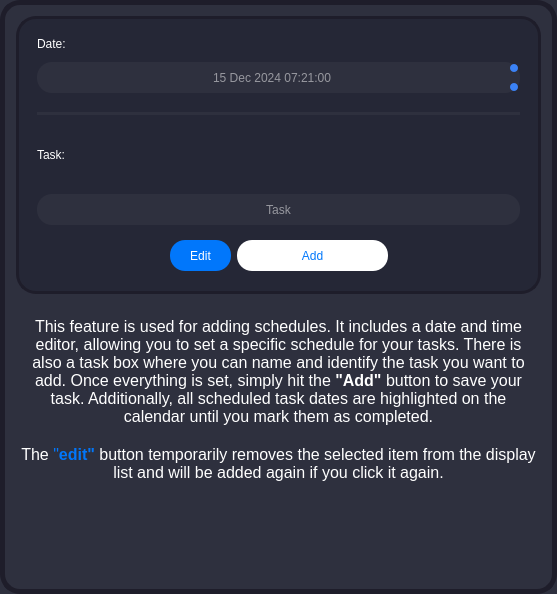
               <widget class="QFrame" name="frame_17">
                <property name="minimumSize">
                 <size>
                  <width>507</width>
                  <height>594</height>
                 </size>
                </property>
                <property name="styleSheet">
                 <string notr="true">background-color: rgb(46, 48, 62);
border-radius: 20px;
border: 5px solid rgb(30, 29, 42);</string>
                </property>
                <property name="frameShape">
                 <enum>QFrame::StyledPanel</enum>
                </property>
                <property name="frameShadow">
                 <enum>QFrame::Raised</enum>
                </property>
                <layout class="QGridLayout" name="gridLayout_16">
                 <item row="0" column="0">
                  <widget class="QFrame" name="frame_18">
                   <property name="sizePolicy">
                    <sizepolicy hsizetype="Expanding" vsizetype="Expanding">
                     <horstretch>0</horstretch>
                     <verstretch>0</verstretch>
                    </sizepolicy>
                   </property>
                   <property name="minimumSize">
                    <size>
                     <width>391</width>
                     <height>261</height>
                    </size>
                   </property>
                   <property name="maximumSize">
                    <size>
                     <width>16777215</width>
                     <height>16777215</height>
                    </size>
                   </property>
                   <property name="styleSheet">
                    <string notr="true">background-color: rgb(37, 39, 54);
border-radius: 20px;
border: 3px solid  rgb(30, 29, 42);</string>
                   </property>
                   <property name="frameShape">
                    <enum>QFrame::StyledPanel</enum>
                   </property>
                   <property name="frameShadow">
                    <enum>QFrame::Raised</enum>
                   </property>
                   <layout class="QGridLayout" name="gridLayout_14">
                    <item row="0" column="0" rowspan="2" colspan="6">
                     <widget class="QFrame" name="frame_19">
                      <property name="minimumSize">
                       <size>
                        <width>341</width>
                        <height>171</height>
                       </size>
                      </property>
                      <property name="styleSheet">
                       <string notr="true">border: none;</string>
                      </property>
                      <property name="frameShape">
                       <enum>QFrame::StyledPanel</enum>
                      </property>
                      <property name="frameShadow">
                       <enum>QFrame::Raised</enum>
                      </property>
                      <layout class="QGridLayout" name="gridLayout_15">
                       <item row="0" column="0">
                        <widget class="QLabel" name="label_5">
                         <property name="sizePolicy">
                          <sizepolicy hsizetype="Fixed" vsizetype="Fixed">
                           <horstretch>0</horstretch>
                           <verstretch>0</verstretch>
                          </sizepolicy>
                         </property>
                         <property name="styleSheet">
                          <string notr="true">border: none;
font: 87 8pt &quot;Arial Black&quot;;
color: rgb(255, 255, 255);</string>
                         </property>
                         <property name="text">
                          <string>Date:</string>
                         </property>
                        </widget>
                       </item>
                       <item row="1" column="1">
                        <spacer name="verticalSpacer_27">
                         <property name="orientation">
                          <enum>Qt::Vertical</enum>
                         </property>
                         <property name="sizeType">
                          <enum>QSizePolicy::Fixed</enum>
                         </property>
                         <property name="sizeHint" stdset="0">
                          <size>
                           <width>20</width>
                           <height>5</height>
                          </size>
                         </property>
                        </spacer>
                       </item>
                       <item row="2" column="0" colspan="3">
                        <widget class="QDateTimeEdit" name="sched_datetimeedit_2">
                         <property name="minimumSize">
                          <size>
                           <width>31</width>
                           <height>31</height>
                          </size>
                         </property>
                         <property name="styleSheet">
                          <string notr="true">/* General QDateEdit styling */
QDateTimeEdit {
    background-color: rgb(46, 48, 62);
	color: rgb(151, 152, 159);
    border-radius: 15px; /* Rounded corners */
    padding: 5px 10px; /* Inner padding */
	font: 8pt &quot;Arial&quot;;
}

/* Arrow buttons for spin up/down */
QDateTimeEdit::up-button, QDateTimeEdit::down-button {
    border: none; /* Remove button borders */
    background-color: #3B82F6; /* Highlighted blue background */
    border-radius: 4px; /* Rounded arrow buttons */
    width: 8px; /* Set size */
    height: 8px;
    margin: 2px; /* Spacing */
}

QDateTimeEdit::up-button:hover, QDateTimeEdit::down-button:hover {
    background-color: #4C8EF7; /* Lighter blue on hover */
}

/* Default arrows for up and down */
QDateTimeEdit::up-arrow, QDateTimeEdit::down-arrow {
    width: 10px;
    height: 10px;
}

/* Disabled state for date input */
QDateTimeEdit:disabled {
    background-color: #444B56; /* Darker gray */
    color: #888888; /* Dimmed text */
    border: 1px solid #555555;
}
</string>
                         </property>
                         <property name="alignment">
                          <set>Qt::AlignCenter</set>
                         </property>
                         <property name="date">
                          <date>
                           <year>2024</year>
                           <month>12</month>
                           <day>15</day>
                          </date>
                         </property>
                         <property name="time">
                          <time>
                           <hour>7</hour>
                           <minute>21</minute>
                           <second>0</second>
                          </time>
                         </property>
                        </widget>
                       </item>
                       <item row="3" column="2">
                        <spacer name="verticalSpacer_28">
                         <property name="orientation">
                          <enum>Qt::Vertical</enum>
                         </property>
                         <property name="sizeType">
                          <enum>QSizePolicy::Fixed</enum>
                         </property>
                         <property name="sizeHint" stdset="0">
                          <size>
                           <width>20</width>
                           <height>13</height>
                          </size>
                         </property>
                        </spacer>
                       </item>
                       <item row="4" column="0" colspan="3">
                        <widget class="Line" name="line_5">
                         <property name="styleSheet">
                          <string notr="true">border: 5px solid rgb(46, 48, 62)</string>
                         </property>
                         <property name="orientation">
                          <enum>Qt::Horizontal</enum>
                         </property>
                        </widget>
                       </item>
                       <item row="5" column="0">
                        <widget class="QLabel" name="label_6">
                         <property name="styleSheet">
                          <string notr="true">border: none;
font: 87 8pt &quot;Arial Black&quot;;
color: rgb(255, 255, 255);</string>
                         </property>
                         <property name="text">
                          <string>Task:</string>
                         </property>
                        </widget>
                       </item>
                       <item row="5" column="2">
                        <spacer name="verticalSpacer_29">
                         <property name="orientation">
                          <enum>Qt::Vertical</enum>
                         </property>
                         <property name="sizeType">
                          <enum>QSizePolicy::Fixed</enum>
                         </property>
                         <property name="sizeHint" stdset="0">
                          <size>
                           <width>20</width>
                           <height>6</height>
                          </size>
                         </property>
                        </spacer>
                       </item>
                       <item row="6" column="0" colspan="3">
                        <widget class="QLineEdit" name="sched_task_box_2">
                         <property name="minimumSize">
                          <size>
                           <width>0</width>
                           <height>31</height>
                          </size>
                         </property>
                         <property name="font">
                          <font>
                           <family>Arial</family>
                          </font>
                         </property>
                         <property name="styleSheet">
                          <string notr="true">background-color: rgb(46, 48, 62);
color: rgb(255, 255, 255);
border-radius: 15px;
border: none;</string>
                         </property>
                         <property name="alignment">
                          <set>Qt::AlignCenter</set>
                         </property>
                         <property name="placeholderText">
                          <string>Task</string>
                         </property>
                        </widget>
                       </item>
                      </layout>
                     </widget>
                    </item>
                    <item row="1" column="2">
                     <spacer name="verticalSpacer_30">
                      <property name="orientation">
                       <enum>Qt::Vertical</enum>
                      </property>
                      <property name="sizeType">
                       <enum>QSizePolicy::Fixed</enum>
                      </property>
                      <property name="sizeHint" stdset="0">
                       <size>
                        <width>20</width>
                        <height>5</height>
                       </size>
                      </property>
                     </spacer>
                    </item>
                    <item row="1" column="4">
                     <spacer name="verticalSpacer_36">
                      <property name="orientation">
                       <enum>Qt::Vertical</enum>
                      </property>
                      <property name="sizeType">
                       <enum>QSizePolicy::Fixed</enum>
                      </property>
                      <property name="sizeHint" stdset="0">
                       <size>
                        <width>20</width>
                        <height>5</height>
                       </size>
                      </property>
                     </spacer>
                    </item>
                    <item row="2" column="0">
                     <spacer name="horizontalSpacer_30">
                      <property name="orientation">
                       <enum>Qt::Horizontal</enum>
                      </property>
                      <property name="sizeHint" stdset="0">
                       <size>
                        <width>95</width>
                        <height>20</height>
                       </size>
                      </property>
                     </spacer>
                    </item>
                    <item row="2" column="1" colspan="2">
                     <widget class="QPushButton" name="sched_edit_btn_2">
                      <property name="sizePolicy">
                       <sizepolicy hsizetype="Fixed" vsizetype="Fixed">
                        <horstretch>0</horstretch>
                        <verstretch>0</verstretch>
                       </sizepolicy>
                      </property>
                      <property name="minimumSize">
                       <size>
                        <width>61</width>
                        <height>31</height>
                       </size>
                      </property>
                      <property name="styleSheet">
                       <string notr="true">QPushButton {
background-color: rgb(1, 119, 251);
color: rgb(255, 255, 255);
border-radius: 15px;
border: none;
font: 87 8pt &quot;Arial Black&quot;;
}

QPushButton:hover {
background-color: rgb(255, 255, 255);
color: rgb(1, 119, 251);
border-radius: 15px;
border: none;
}

QPushButton:pressed {
background-color: rgb(44, 146, 255);
}</string>
                      </property>
                      <property name="text">
                       <string>Edit</string>
                      </property>
                     </widget>
                    </item>
                    <item row="2" column="3" colspan="2">
                     <widget class="QPushButton" name="sched_add_btn_2">
                      <property name="sizePolicy">
                       <sizepolicy hsizetype="Expanding" vsizetype="Fixed">
                        <horstretch>0</horstretch>
                        <verstretch>0</verstretch>
                       </sizepolicy>
                      </property>
                      <property name="minimumSize">
                       <size>
                        <width>151</width>
                        <height>31</height>
                       </size>
                      </property>
                      <property name="styleSheet">
                       <string notr="true">QPushButton {
background-color: rgb(255, 255, 255);
color: rgb(1, 119, 251);
border-radius: 15px;
border: none;
font: 87 8pt &quot;Arial Black&quot;;
}

QPushButton:hover {
background-color: rgb(44, 146, 255);
	color: rgb(255, 255, 255);
}

QPushButton:pressed {
background-color: rgb(255, 255, 255);
color: rgb(1, 119, 251);
}</string>
                      </property>
                      <property name="text">
                       <string>Add</string>
                      </property>
                     </widget>
                    </item>
                    <item row="2" column="5">
                     <spacer name="horizontalSpacer_31">
                      <property name="orientation">
                       <enum>Qt::Horizontal</enum>
                      </property>
                      <property name="sizeHint" stdset="0">
                       <size>
                        <width>95</width>
                        <height>20</height>
                       </size>
                      </property>
                     </spacer>
                    </item>
                    <item row="3" column="2">
                     <spacer name="verticalSpacer_31">
                      <property name="orientation">
                       <enum>Qt::Vertical</enum>
                      </property>
                      <property name="sizeType">
                       <enum>QSizePolicy::Fixed</enum>
                      </property>
                      <property name="sizeHint" stdset="0">
                       <size>
                        <width>20</width>
                        <height>11</height>
                       </size>
                      </property>
                     </spacer>
                    </item>
                    <item row="3" column="4">
                     <spacer name="verticalSpacer_37">
                      <property name="orientation">
                       <enum>Qt::Vertical</enum>
                      </property>
                      <property name="sizeType">
                       <enum>QSizePolicy::Fixed</enum>
                      </property>
                      <property name="sizeHint" stdset="0">
                       <size>
                        <width>20</width>
                        <height>11</height>
                       </size>
                      </property>
                     </spacer>
                    </item>
                   </layout>
                  </widget>
                 </item>
                 <item row="1" column="0">
                  <widget class="QTextBrowser" name="textBrowser_3">
                   <property name="minimumSize">
                    <size>
                     <width>401</width>
                     <height>48</height>
                    </size>
                   </property>
                   <property name="styleSheet">
                    <string notr="true">border: none;</string>
                   </property>
                   <property name="html">
                    <string>&lt;!DOCTYPE HTML PUBLIC &quot;-//W3C//DTD HTML 4.0//EN&quot; &quot;http://www.w3.org/TR/REC-html40/strict.dtd&quot;&gt;
&lt;html&gt;&lt;head&gt;&lt;meta name=&quot;qrichtext&quot; content=&quot;1&quot; /&gt;&lt;style type=&quot;text/css&quot;&gt;
p, li { white-space: pre-wrap; }
&lt;/style&gt;&lt;/head&gt;&lt;body style=&quot; font-family:'MS Shell Dlg 2'; font-size:8.25pt; font-weight:400; font-style:normal;&quot;&gt;
&lt;p align=&quot;center&quot; style=&quot;-qt-paragraph-type:empty; margin-top:0px; margin-bottom:0px; margin-left:0px; margin-right:0px; -qt-block-indent:0; text-indent:0px; font-family:'Courier New';&quot;&gt;&lt;br /&gt;&lt;/p&gt;
&lt;p align=&quot;center&quot; style=&quot; margin-top:0px; margin-bottom:0px; margin-left:0px; margin-right:0px; -qt-block-indent:0; text-indent:0px;&quot;&gt;&lt;span style=&quot; font-family:'Courier New'; font-size:12pt; color:#ffffff;&quot;&gt;This feature is used for adding schedules. It includes a date and time editor, allowing you to set a specific schedule for your tasks. There is also a task box where you can name and identify the task you want to add. Once everything is set, simply hit the&lt;/span&gt;&lt;span style=&quot; font-family:'Courier New'; font-size:12pt; font-weight:600; color:#0163d2;&quot;&gt; &lt;/span&gt;&lt;span style=&quot; font-family:'Courier New'; font-size:12pt; font-weight:600; color:#ffffff;&quot;&gt;&amp;quot;Add&amp;quot;&lt;/span&gt;&lt;span style=&quot; font-family:'Courier New'; font-size:12pt; color:#ffffff;&quot;&gt; button to save your task. Additionally, all scheduled task dates are highlighted on the calendar until you mark them as completed.&lt;/span&gt;&lt;/p&gt;
&lt;p align=&quot;center&quot; style=&quot;-qt-paragraph-type:empty; margin-top:0px; margin-bottom:0px; margin-left:0px; margin-right:0px; -qt-block-indent:0; text-indent:0px; font-family:'Courier New'; font-size:12pt; color:#ffffff;&quot;&gt;&lt;br /&gt;&lt;/p&gt;
&lt;p align=&quot;center&quot; style=&quot; margin-top:0px; margin-bottom:0px; margin-left:0px; margin-right:0px; -qt-block-indent:0; text-indent:0px;&quot;&gt;&lt;span style=&quot; font-family:'Courier New'; font-size:12pt; color:#ffffff;&quot;&gt;The &lt;/span&gt;&lt;span style=&quot; font-family:'Courier New'; font-size:12pt; color:#0177fb;&quot;&gt;&amp;quot;&lt;/span&gt;&lt;span style=&quot; font-family:'Courier New'; font-size:12pt; font-weight:600; color:#0177fb;&quot;&gt;edit&amp;quot;&lt;/span&gt;&lt;span style=&quot; font-family:'Courier New'; font-size:12pt; color:#ffffff;&quot;&gt; button temporarily removes the selected item from the display list and will be added again if you click it again.&lt;/span&gt;&lt;/p&gt;&lt;/body&gt;&lt;/html&gt;</string>
                   </property>
                  </widget>
                 </item>
                </layout>
               </widget>
